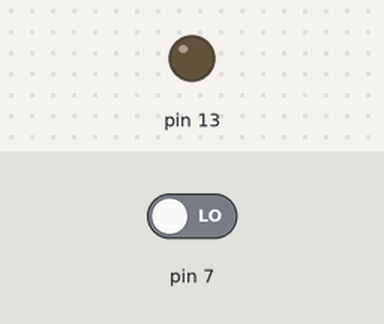
The sketch below on a simulated Arduino Uno, built with avr-gcc and run on an emulated ATmega328P. On the bench: output pins drawn as LEDs (lit = HIGH). Inputs (shaded band) come from the test bench; at power-on: pin 7 LOW.

Above: at 1.2 s.
1.3 s: pin 7 driven HIGH
At 1.6 s:
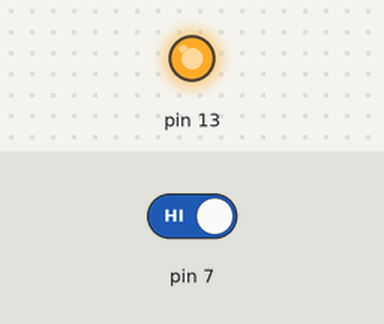
2.8 s: pin 7 driven LOW
At 3.9 s:
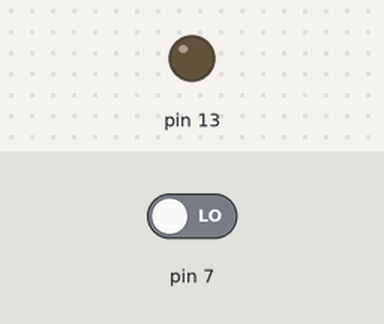
Timing chart, 0 to 5.8 s (numbered marks = the images above; inputs shaded):
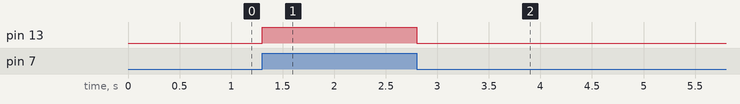

The sketch:

led_with_button1.ino
```cpp
int BUTTONstate = 0;
void setup()
{
  pinMode(13, OUTPUT);
  pinMode(7, INPUT);
  Serial.begin(9600);

}

void loop()
{
  BUTTONstate = digitalRead(7);
  if (BUTTONstate == HIGH)
  {
    digitalWrite(13, HIGH);
  }
  else
  {
    digitalWrite(13, LOW);
  }
    delay(100);
}
```

Measured:
- after the input at 1.3 s, pin 13: LOW → HIGH at once
- after the input at 2.8 s, pin 13: HIGH → LOW at once
